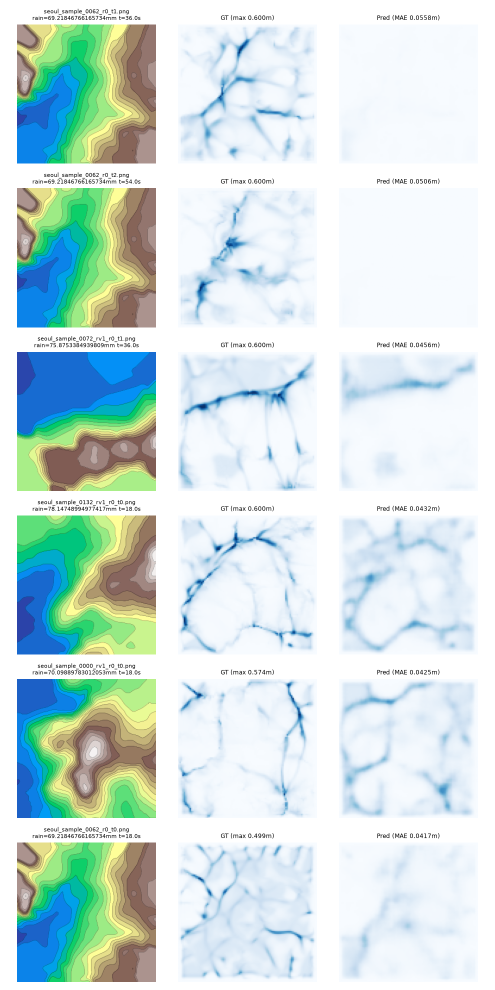
#> input picture terrainFlowSim/ai_model/eval_p2_wet8/worst_6.png, 990 x 1980 px (shown at 1/2 size)
$ python -i contour_color.py   (imports and definitions only)
#> lines starting #> are read from the running program, lines starting #| are printed output that depends on the picture; after the words box and inside, x2 and y2 are one past the last pixel; in counts of white or black regions, pixels touching at a corner belong together
"""
사용자가 올린 등고선 '이미지'의 색 체계를 학습 때 쓴 matplotlib `terrain` 체계로 바꾼다.

문제: 모델은 색 자체를 높이로 읽는다. `terrain` 은 파랑(낮음) -> 초록 -> 갈색 -> 흰색(높음)
인데, 사용자가 회색조(밝을수록 높음)나 viridis, 거꾸로 칠한 지도를 올리면 같은 색이 전혀 다른
높이로 읽혀서 높낮이가 뒤집힌 예측이 나온다.

해결: 올린 이미지의 색을 (선택한 또는 자동 감지한) 컬러맵의 LUT 에서 찾아 0~1 높이 값으로
복원하고, 학습 데이터와 똑같이 `render_contour_rgb` 로 다시 그려서 모델에 넣는다.
색만으로는 방향(예: viridis vs 뒤집힌 viridis)을 알 수 없으므로 사용자가 반전 여부를
고를 수 있게 하고, 어떻게 해석했는지 범례 색으로 돌려준다.
"""
from __future__ import annotations

from dataclasses import dataclass

import matplotlib

# [1 line not run here, left out]
import numpy as np  # noqa: E402
from matplotlib import colormaps  # noqa: E402
from PIL import Image  # noqa: E402
from scipy.ndimage import distance_transform_edt, median_filter  # noqa: E402

WORK_SIZE = 256            # 학습 이미지(4in x 64dpi)와 같은 크기로 맞춰서 처리
LUT_N = 256

# (표시 이름, matplotlib 컬러맵 이름). "gray" 는 밝기를 그대로 높이로 쓴다.
SCHEMES: dict[str, tuple[str, str]] = {
    "terrain": ("학습 형식 (파랑·초록·갈색·흰색)", "terrain"),
    "gray": ("회색조", "gray"),
    "viridis": ("viridis (보라→노랑)", "viridis"),
    "jet": ("jet 무지개 (파랑→빨강)", "jet"),
    "gist_earth": ("gist_earth (검정·파랑·초록·갈색)", "gist_earth"),
    "rainbow": ("rainbow (보라→빨강)", "rainbow"),
    "turbo": ("turbo (남색→빨강)", "turbo"),
    "cividis": ("cividis (남색→노랑)", "cividis"),
    # 색 값이 아니라 '색상(hue)'으로 읽는다. 음영기복이 겹쳐 밝기가 변한 무지개색 지도
    # (예: NOAA 수심도)는 RGB 최근접 매칭이 23~36%밖에 못 맞추지만 hue 는 밝기에 둔감하다.
    "hue": ("무지개 색상 (음영·어두운 부분이 섞여도, 파랑→빨강)", "hue"),
}
AUTO = "auto"

# 회색조 판정: 채도 있는 픽셀이 이 비율보다 적으면 회색조로 본다
_GRAY_COLORED_FRAC = 0.015
# 컬러맵 일치도: 색이 LUT 에서 이만큼 이내(0~1 RGB 유클리드)면 '맞는 색'
_MATCH_DIST = 0.12
# 자동 감지에서 이 비율 이상이 맞아야 그 컬러맵으로 인정
# (학습 샘플·JPEG 최소 0.87, 합성 컬러맵 최소 0.84, 토지피복 지도 0.66 이하)
_MIN_MATCH_FRAC = 0.75
# 복원에 쓸 수 있는 픽셀이 이보다 적으면 변환 실패
_MIN_VALID_FRAC = 0.30
# hue 읽기: 채도·밝기가 충분한(=색이 있는) 픽셀이 이 비율 이상이어야 한다
_MIN_HUE_FRAC = 0.5
# 이웃 픽셀의 높이 값 차이가 이 이상이면 '튄다'(20단계 컬러맵의 한 단계는 0.05)
_JUMP = 0.15
# 튀는 이웃 비율이 이 이상이면 높이를 칠한 이미지가 아니라고 본다
# (학습 형식 최대 0.028, 실제 지형도 0.16~0.19 사이)
_MAX_ROUGHNESS = 0.07


class ColorSchemeError(ValueError):
    pass


@dataclass
class Conversion:
    image: Image.Image          # 모델에 넣을 (terrain 체계로 다시 그린) 이미지
    scheme: str                 # 최종 적용한 체계
    reversed: bool              # 높낮이 반전 적용 여부
    converted: bool             # False 면 원본을 그대로 통과시킴
    auto: bool                  # 자동 감지였는지
    match_frac: float | None    # 선택 체계와 색이 맞은 픽셀 비율
    legend: list[str]           # 해석한 '낮음 -> 높음' 색 (hex)
    warnings: list[str]


def _lut(name: str) -> np.ndarray:
    """(LUT_N, 3) float 0..1. 낮은 값 -> 높은 값."""
    if name == "gray":
        g = np.linspace(0.0, 1.0, LUT_N)
        return np.stack([g, g, g], axis=1)
    if name == "hue":
        from matplotlib.colors import hsv_to_rgb
        t = np.linspace(0.0, 1.0, LUT_N)
        return hsv_to_rgb(np.stack([(1.0 - t) * (240.0 / 360.0), np.ones(LUT_N), np.ones(LUT_N)], axis=1))
    return np.asarray(colormaps[name](np.linspace(0.0, 1.0, LUT_N))[:, :3], dtype=float)


def _nearest(arr: np.ndarray, lut: np.ndarray) -> tuple[np.ndarray, np.ndarray]:
    """각 픽셀의 최근접 LUT 색 -> (값 0..1, 거리). arr: (H,W,3) 0..1."""
    h, w, _ = arr.shape
    flat = arr.reshape(-1, 3)
    out_idx = np.empty(len(flat), dtype=np.int32)
    out_d = np.empty(len(flat), dtype=np.float32)
    step = 16384
    for s in range(0, len(flat), step):
        chunk = flat[s:s + step]
        d2 = ((chunk[:, None, :] - lut[None, :, :]) ** 2).sum(axis=2)
        i = d2.argmin(axis=1)
        out_idx[s:s + step] = i
        out_d[s:s + step] = np.sqrt(d2[np.arange(len(chunk)), i])
    return (out_idx / (LUT_N - 1)).reshape(h, w), out_d.reshape(h, w)


def _prep(img: Image.Image) -> np.ndarray:
    return np.asarray(img.convert("RGB").resize((WORK_SIZE, WORK_SIZE), Image.BILINEAR),
                      dtype=float) / 255.0


def _colored_frac(arr: np.ndarray) -> float:
    """채도가 눈에 띄는 픽셀의 비율. 평균 채도로 보면 고지대가 대부분인(거의 흰색인)
    학습 형식 이미지가 회색조로 오인된다(busan_sample_0091 에서 실제로 발생)."""
    mx, mn = arr.max(axis=2), arr.min(axis=2)
    return float(np.mean((mx - mn) / np.maximum(mx, 1e-6) > 0.15))


def _not_line(arr: np.ndarray) -> np.ndarray:
    """검은 등고선 선(어두운 픽셀)을 뺀 마스크. 선 색은 높이 정보가 아니다."""
    return arr.max(axis=2) > 0.28


def _decode(arr: np.ndarray, scheme: str) -> tuple[np.ndarray, np.ndarray]:
    """색 -> (높이 0..1, 믿을 만한 픽셀 마스크). gray 는 호출하지 않는다."""
    cmap = SCHEMES[scheme][1]
    keep = _not_line(arr)
    if cmap == "hue":
        from matplotlib.colors import rgb_to_hsv
        hsv = rgb_to_hsv(arr)
        deg = hsv[..., 0] * 360.0
        # 파랑(240°)=낮음 -> 빨강(0°)=높음. 보라(240~300°)는 가장 낮은 쪽, 300° 이상은 빨강 쪽.
        v = 1.0 - np.clip(deg, 0.0, 240.0) / 240.0
        v = np.where((deg > 240.0) & (deg < 300.0), 0.0, v)
        v = np.where(deg >= 300.0, 1.0, v)
        ok = keep & (hsv[..., 1] > 0.35) & (hsv[..., 2] > 0.25)
        return v, ok
    v, d = _nearest(arr, _lut(cmap))
    return v, keep & (d < _MATCH_DIST * 1.6)


def _roughness(arr: np.ndarray, scheme: str) -> float:
    """색->높이로 읽은 값이 이웃 픽셀끼리 얼마나 튀는지(0=매끈, 1=무작위).

    높이를 색으로 칠한 이미지는 이웃 높이가 연속이라 단계 하나(20단계면 0.05)씩만 변한다.
    반면 일반 지형도·토지피복도는 색이 숲(녹색)·시가지(흰색)·물(파랑)처럼 지물을 뜻해서,
    우연히 terrain 컬러맵과 색이 90% 넘게 맞아도(USGS 지형도 실측 94%) 높이로 읽으면
    이웃끼리 크게 튄다. 학습 샘플 200장은 0.028 이하(JPEG70·확대해도 0.016 이하),
    그 지형도는 0.16 이었다. 검은 등고선 선은 높이가 아니므로 뺀다.
    """
    cmap = SCHEMES[scheme][1]
    if cmap == "gray":
        return 0.0     # 회색조는 선(검정)과 낮은 지대를 구분할 수 없어 판정하지 않는다
    v, ok = _decode(arr, scheme)
    tot, big = 0, 0
    for a, b, ma, mb in ((v[:, 1:], v[:, :-1], ok[:, 1:], ok[:, :-1]),
                         (v[1:, :], v[:-1, :], ok[1:, :], ok[:-1, :])):
        m = ma & mb
        tot += int(m.sum())
        big += int((np.abs(a - b)[m] > _JUMP).sum())
    return big / tot if tot else 1.0


def detect_scheme(img: Image.Image) -> tuple[str, float, bool]:
    """(체계 이름, 일치 비율, 회색조 여부). 컬러맵 방향(뒤집힘)은 색만으로 알 수 없다."""
    arr = _prep(img)
    if _colored_frac(arr) < _GRAY_COLORED_FRAC:
        return "gray", 1.0, True
    keep = _not_line(arr)
    sub = arr[::2, ::2][keep[::2, ::2]]
    if sub.size == 0:
        return "terrain", 0.0, False
    best, best_frac = "terrain", -1.0
    for key, (_label, cmap) in SCHEMES.items():
        if cmap in ("gray", "hue"):
            continue
        _v, d = _nearest(sub[None, :, :], _lut(cmap))
        frac = float((d < _MATCH_DIST).mean())
        # 같은 점수면 학습 형식을 우선(앞에 있는 항목이 먼저 이김)
        if frac > best_frac + 1e-6:
            best, best_frac = key, frac

    if best_frac < _MIN_MATCH_FRAC:
        # 어떤 컬러맵과도 RGB 로는 안 맞는다. 음영이 겹친 무지개색 지도일 수 있으니 hue 로 한 번 더 본다.
        # 단, 채도 있는 픽셀이 충분하고(흰 바탕 위 지도 제외), 색상이 넓게 퍼져 있으며(단색 지물 제외),
        # 이웃끼리 매끈해야(지형도 제외) 인정한다.
        v, ok = _decode(arr, "hue")
        frac = float(ok.mean())
        if frac >= _MIN_HUE_FRAC:
            occ = np.histogram(v[ok], bins=10, range=(0, 1))[0] / ok.sum()
            if int((occ >= 0.03).sum()) >= 5 and _roughness(arr, "hue") <= _MAX_ROUGHNESS:
                return "hue", frac, False
    return best, best_frac, False


def _to_height(img: Image.Image, scheme: str) -> tuple[np.ndarray, float]:
    """이미지 -> (H,W) 0..1 높이, 일치 비율."""
    arr = _prep(img)
    cmap = SCHEMES[scheme][1]
    if cmap == "gray":
        h = arr.mean(axis=2)
        return h, 1.0

    v, good = _decode(arr, scheme)
    frac = float(good.mean())
    if frac < _MIN_VALID_FRAC:
        raise ColorSchemeError(
            f"이미지 색이 '{SCHEMES[scheme][0]}' 체계와 거의 맞지 않습니다"
            f"(일치 {frac * 100:.0f}%). 색 체계를 다시 고르거나 '등고선 데이터' 모드를 쓰세요.")
    if not good.all():
        # 선·범례·글씨처럼 맞지 않는 픽셀은 가장 가까운 정상 픽셀 값으로 메운다
        idx = distance_transform_edt(~good, return_distances=False, return_indices=True)
        v = v[idx[0], idx[1]]
    return v, frac


def _legend(scheme: str, reverse: bool, n: int = 7) -> list[str]:
    lut = _lut(SCHEMES[scheme][1])
    pos = np.linspace(0, LUT_N - 1, n).astype(int)
    cols = lut[pos][::-1] if reverse else lut[pos]
    return ["#%02x%02x%02x" % tuple(int(round(c * 255)) for c in col) for col in cols]


def convert_to_training_style(img: Image.Image, scheme: str = AUTO,
                              reverse: bool = False) -> Conversion:
    """등고선 이미지를 학습 형식으로 변환. 이미 학습 형식이면 원본 그대로 통과."""
    from src.utils.render_fields import render_contour_rgb  # 지연 import (ai_model 경로 필요)

    warnings: list[str] = []
    auto = scheme == AUTO
    gray_ambiguous = False
    frac_auto: float | None = None
    if auto:
        scheme, frac_auto, gray_ambiguous = detect_scheme(img)
        if gray_ambiguous:
            warnings.append(
                "회색조 이미지는 밝은 쪽이 높은지 낮은지 자동으로 알 수 없어 '밝을수록 높음'으로 "
                "가정했습니다. 결과의 높낮이가 반대로 보이면 '높낮이 반전'을 켜세요. "
                "또한 밝기가 높이가 아니라 빛·선이면(음영기복 hillshade, 흑백 등고선 선 도면) "
                "예측이 의미 없으니 고도값 자체(DEM)를 쓰세요.")
        elif scheme != "hue" and frac_auto is not None and frac_auto < _MIN_MATCH_FRAC:
            # 예전엔 경고만 띄우고 terrain 으로 가정해 원본을 그대로 통과시켰는데, 그러면 색이
            # 높이가 아닌 이미지(스캔 도면, 3D 투시도)도 아무 말 없이 얼룩 예측이 나왔다.
            raise ColorSchemeError(
                f"이미지 색이 알려진 어떤 색 체계와도 맞지 않습니다(가장 가까운 "
                f"'{SCHEMES[scheme][0]}'도 {frac_auto * 100:.0f}%만 일치). 높이가 색으로 칠해진 "
                "이미지가 아니거나(지형도·스캔 도면·3D 투시도) 팔레트가 특이한 경우입니다. "
                "팔레트를 알면 '이미지 색 체계'를 직접 고르고, 아니면 고도 격자(DEM)를 "
                "'등고선 데이터' 모드로 올리세요.")
    elif scheme not in SCHEMES:
        raise ColorSchemeError(f"알 수 없는 색 체계: {scheme}")

    if not gray_ambiguous:
        rough = _roughness(_prep(img), scheme)
        if rough > _MAX_ROUGHNESS:
            if auto:
                raise ColorSchemeError(
                    "이 이미지는 색이 높이를 나타내는 등고선 이미지가 아니라 일반 지형도·토지피복도로 "
                    f"보입니다(이웃 픽셀의 높이 값이 {rough * 100:.0f}% 튐, 높이 이미지는 3% 이하). "
                    "색이 숲·시가지·물 같은 지물을 뜻해서 색에서 높이를 읽을 수 없고, 이대로는 예측이 "
                    "의미 없습니다. 고도 격자(.asc/.tif/.npy/.csv 등 DEM)를 '등고선 데이터' 모드로 "
                    "올리거나, 높이를 색으로 칠한 이미지를 사용하세요.")
            warnings.append(
                f"선택한 '{SCHEMES[scheme][0]}' 체계로 읽으면 이웃 픽셀의 높이 값이 {rough * 100:.0f}% 튑니다"
                "(높이 이미지는 3% 이하). 일반 지형도처럼 색이 높이가 아닌 이미지면 예측이 의미 없습니다.")
    legend = _legend(scheme, reverse)
    if scheme == "terrain" and not reverse:
        # 이미 학습 형식. 건드리지 않는다.
        return Conversion(img.convert("RGB"), scheme, False, False, auto, frac_auto, legend, warnings)

    h, frac = _to_height(img, scheme)
    if reverse:
        h = 1.0 - h
    h = median_filter(h, size=3)
    lo, hi = np.percentile(h, [0.5, 99.5])
    if hi - lo < 0.02:
        raise ColorSchemeError("이미지에서 높이 변화를 읽지 못했습니다(거의 단색). 색 체계를 확인하세요.")
    h = np.clip((h - lo) / (hi - lo), 0.0, 1.0)

    # render_contour_rgb 는 행 0 을 아래(y=0)에 그리므로, 결과 이미지의 위/아래가
    # 사용자 이미지와 같도록 먼저 상하를 뒤집어 넣는다.
    z = np.flipud(h)
    ys, xs = np.mgrid[0:WORK_SIZE, 0:WORK_SIZE].astype(float)
    rgb = render_contour_rgb(xs, ys, z)
    return Conversion(Image.fromarray(rgb), scheme, bool(reverse), True, auto,
                      frac if not auto else (frac_auto if frac_auto is not None else frac),
                      legend, warnings)

>>> from PIL import Image
>>> picture = Image.open('../../ai_model/eval_p2_wet8/worst_6.png')
#> picture is the input picture: PIL image 990x1980 RGBA; mean R, G, B, A 208, 226.5, 224.8, 255
>>> result = convert_to_training_style(picture)
#> in _prep, `return np.asarray(img.convert("RGB").resize((WORK_SIZE, WORK_SIZE), Im..`:
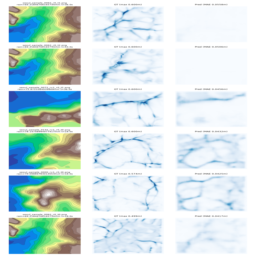
#> returned value: shape (256, 256, 3) float64; mean of channels 0, 1, 2 0.816, 0.888, 0.882; drawn as R, G, B
#> in _colored_frac, `mx, mn = arr.max(axis=2), arr.min(axis=2)`:
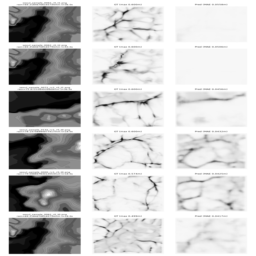
#> mn: shape (256, 256) float64; min 0, max 1, mean 0.789
#> in _not_line, `return arr.max(axis=2) > 0.28`: returned value: shape (256, 256) bool; every value is 1
#> the loop in detect_scheme, `for key, (_label, cmap) in SCHEMES.items():` made 9 passes
#> (frac, best, best_frac) on pass 1: (0.94, 'terrain', 0.94)
#> frac on passes 3 to 8: 0.0178, 0.0208, 0.693, 0.0671, 0.00446, 0.0466
#> after the loop in detect_scheme, `for key, (_label, cmap) in SCHEMES.items():`: best_frac = 0.94
#> in convert_to_training_style, `scheme, frac_auto, gray_ambiguous = detect_scheme(img)`: scheme = 'terrain'; frac_auto = 0.94; gray_ambiguous = False
#> in _roughness, `cmap = SCHEMES[scheme][1]`: cmap = 'terrain'
#> in _decode, `v, d = _nearest(arr, _lut(cmap))`:
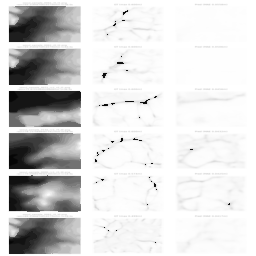
#> v: shape (256, 256) float64; min 0.0235, max 1, mean 0.851
#> in _decode, `v, d = _nearest(arr, _lut(cmap))`:
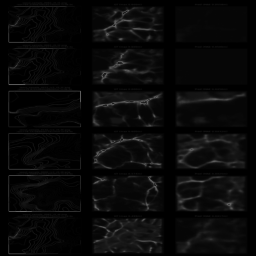
#> d: shape (256, 256) float32; min 0, max 0.411, mean 0.0371
#> in _roughness, `v, ok = _decode(arr, scheme)`:
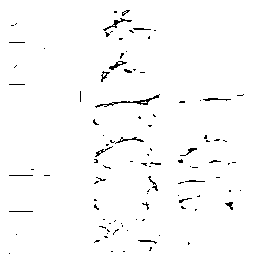
#> ok: shape (256, 256) bool; 98.1% white; black in thin lines or dots, all inside (x1, y1, x2, y2) = (9, 10, 244, 254)
#> the loop in _roughness, `for a, b, ma, mb in ((v[:, 1:], v[:, :-1], ok[:, 1:], ok[:, :-1]), (v[..` made 2 passes
#> (tot, big) on passes 1 to 2: (63653, 306), (126934, 1152)
#> pass 1, in _roughness, `m = ma & mb`:
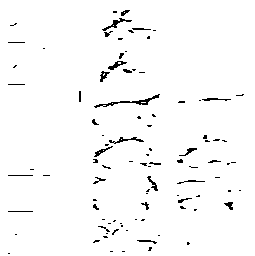
#> m: shape (256, 255) bool; 97.5% white; black in thin lines or dots, all inside (x1, y1, x2, y2) = (8, 10, 244, 254)
#> pass 2, in _roughness, `m = ma & mb`:
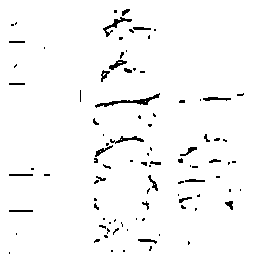
#> m: shape (255, 256) bool; 96.9% white; black in thin lines or dots, all inside (x1, y1, x2, y2) = (9, 9, 244, 254)
#> after the loop in _roughness, `for a, b, ma, mb in ((v[:, 1:], v[:, :-1], ok[:, 1:], ok[:, :-1]),`: big = 1152; tot = 126934
#> in convert_to_training_style, `rough = _roughness(_prep(img), scheme)`: rough = 0.00908
#> in convert_to_training_style, `legend = _legend(scheme, reverse)`: legend = ['#333399', '#00a0e8', '#55dd77', '#fdff99', '#aa926b', '#a9918c', '#ffffff']
